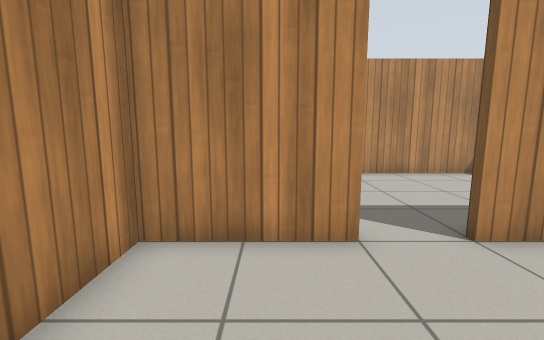
View 1 (above)

17 first-person views from a walk through a robot-simulator world made for Gazebo. The camera is 0.94 m above the floor, tilts 8° down and sees 90° across. The floor is counted in squares, 0.5 m on a side. Each view is taken from the middle of a square. On the plan, view 1 faces up. The plan holds only what a view shows up to about 15 squares ahead; the rest is blank. Gazebo's built-in surfaces are drawn with simple patterns.

View 2
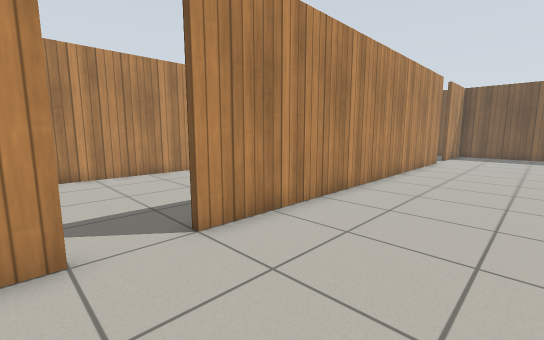

View 3
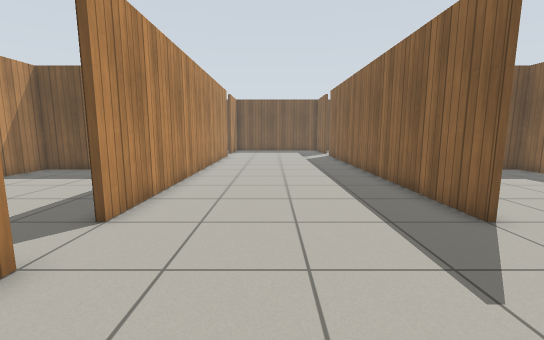

View 4
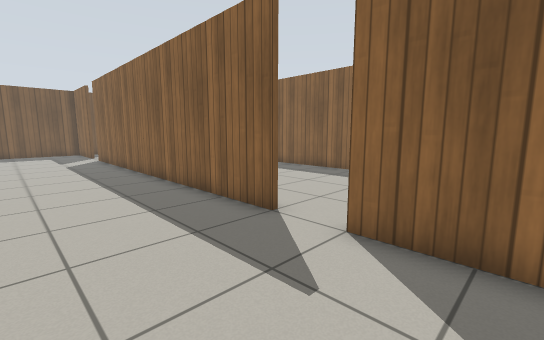

View 5
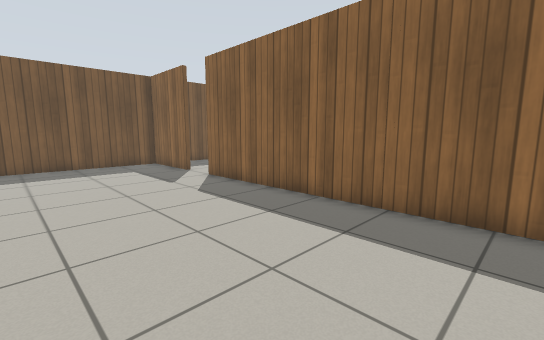

View 6
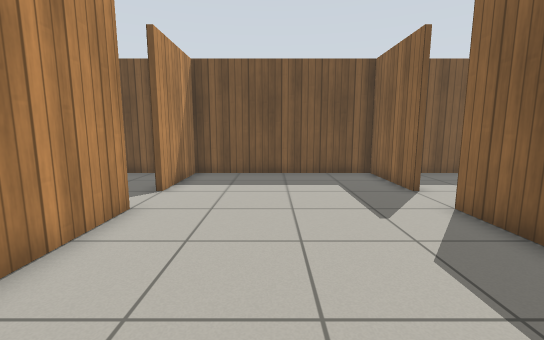

View 7
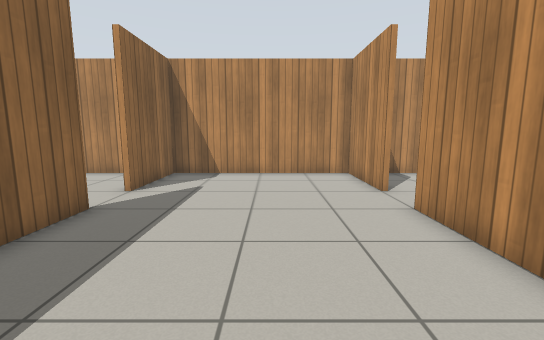

View 8
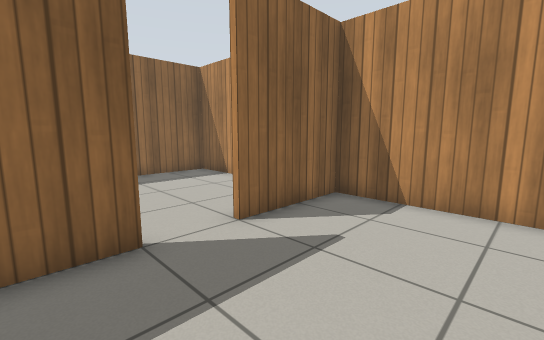

View 9
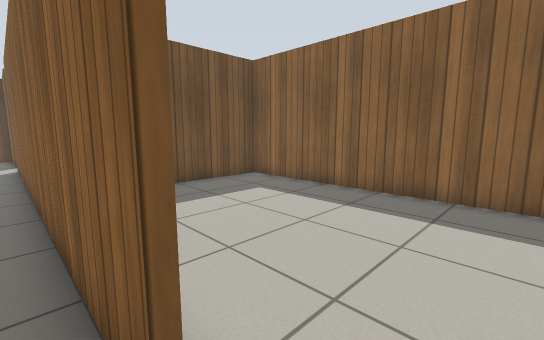

View 10
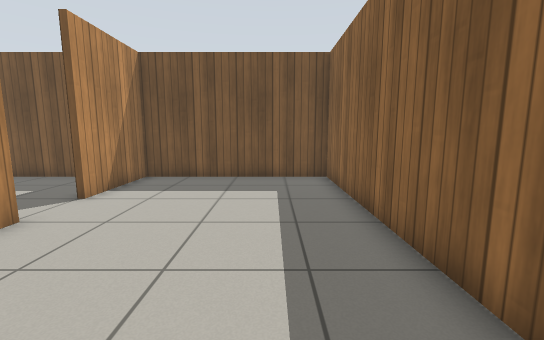

View 11
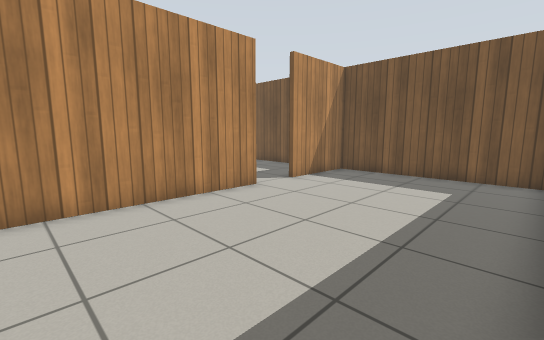

View 12
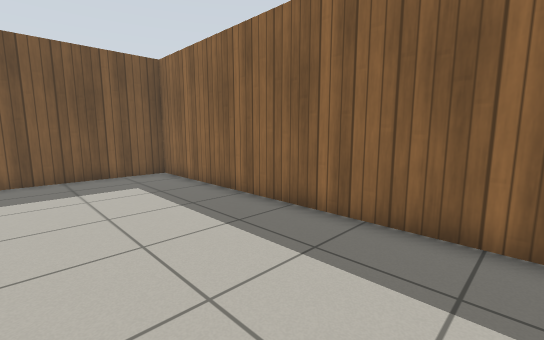

View 13
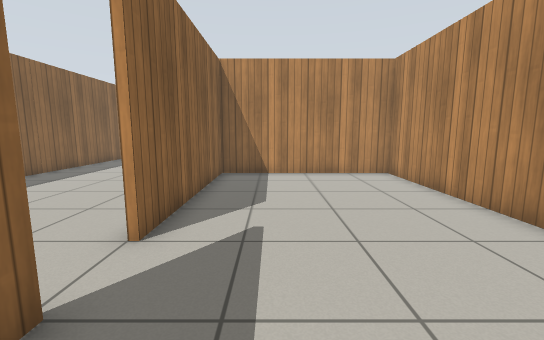

View 14
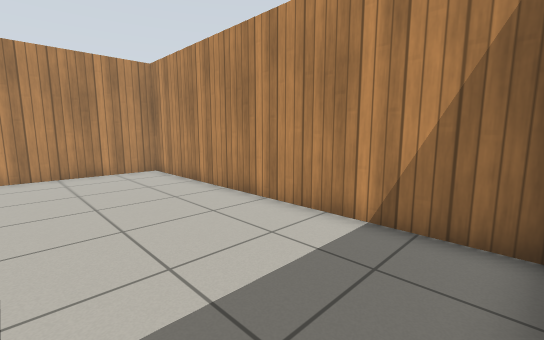

View 15
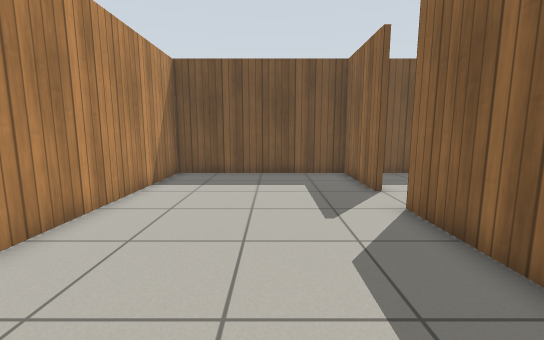

View 16
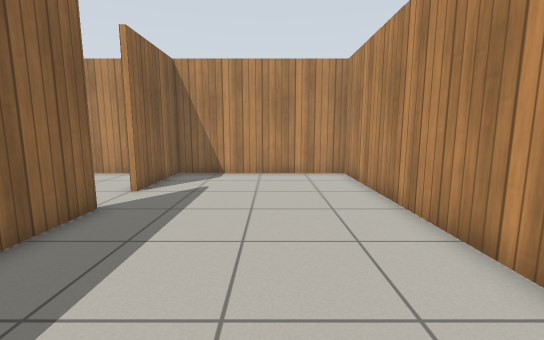

View 17
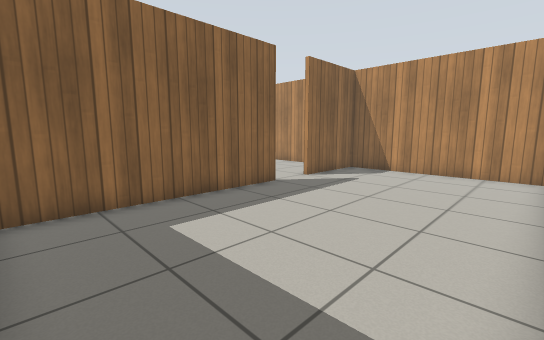

### Floor plan
Points are (right, up) in squares from view 1. A wall is a line through its corners. A room is listed if a view was taken in it or the views show most of it. See-through windows are left out.
Room 1 (views 1, 2, 3, 4, 5, 6, 7, 8, 9)
walls: (3.4, -3.5) (19.5, -3.5); (19.5, 4.5) (3.5, 4.5); (1.6, 4.5) (-2.4, 4.5); (21.4, -3.5) (25.4, -3.5); (-2.3, 4.9) (-2.3, -3.5) (1.5, -3.5); (25.3, -3.9) (25.3, 4.5) (21.5, 4.5)
ways out: opening at (20.5, -4) to room 2; opening at (20.5, 5) to room 3; opening at (2.5, 5) to room 4; opening at (2.5, -4) to room 5
Room 2 (views 10, 11, 12)
walls: (19.6, -3.7) (12.7, -3.7); (12.9, -11.3) (25.3, -11.3) (25.3, -3.9); (25.4, -3.7) (21.5, -3.7)
ways out: opening at (20.5, -4) to room 1
Room 3 (views 13, 14, 15)
walls: (21.5, 4.7) (25.3, 4.7) (25.3, 12.3) (11.7, 12.3) (11.7, 4.7) (19.6, 4.7)
ways out: opening at (20.5, 5) to room 1
Room 4 (views 16, 17)
walls: (3.5, 4.7) (11.2, 4.7); (11.5, 10) (11.5, 12.3) (-2.3, 12.3) (-2.3, 4.9); (-2.4, 4.7) (1.5, 4.7)
ways out: opening at (2.5, 5) to room 1
Room 5 (no view inside)
walls: (-2.3, -5.7) (-2.3, -11.3) (11.5, -11.3) (11.5, -7.4)
ways out: opening at (2.5, -4) to room 1

Where each view was taken, in squares from view 1:
view 1: 0 up, 0 right, facing up
view 2: 0 up, 1 right, facing up-right
view 3: 1 up, 2 left, facing right
view 4: 1 up, 1 left, facing down-right
view 5: 3 up, 9 right, facing down-right
view 6: 1 up, 13 right, facing right
view 7: 1 up, 10 right, facing left
view 8: 1 up, 5 right, facing down-left
view 9: 3 down, 2 right, facing down-right
view 10: 9 down, 14 right, facing right
view 11: 11 down, 13 right, facing up-right
view 12: 6 down, 13 right, facing down-right
view 13: 7 up, 24 right, facing left
view 14: 7 up, 25 right, facing up-left
view 15: 8 up, 13 right, facing right
view 16: 9 up, 10 right, facing left
view 17: 12 up, 11 right, facing down-left
